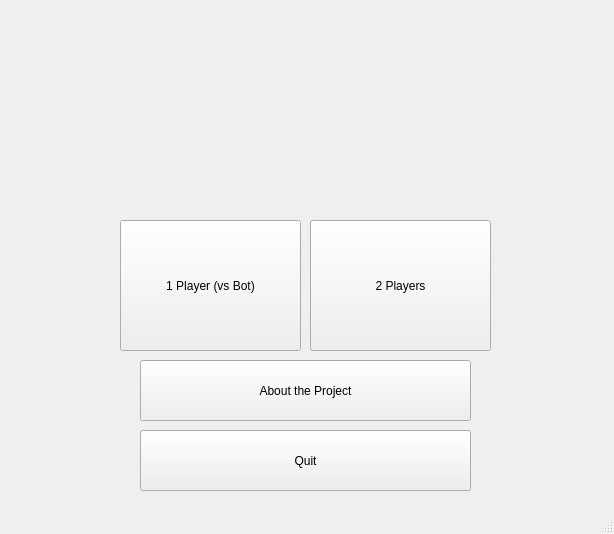
<?xml version="1.0" encoding="UTF-8"?>
<ui version="4.0">
 <class>TitleScreen</class>
 <widget class="QMainWindow" name="TitleScreen">
  <property name="geometry">
   <rect>
    <x>0</x>
    <y>0</y>
    <width>614</width>
    <height>534</height>
   </rect>
  </property>
  <property name="windowTitle">
   <string>MainWindow</string>
  </property>
  <widget class="QWidget" name="centralwidget">
   <widget class="QPushButton" name="Button2Players">
    <property name="geometry">
     <rect>
      <x>310</x>
      <y>220</y>
      <width>181</width>
      <height>131</height>
     </rect>
    </property>
    <property name="cursor">
     <cursorShape>ArrowCursor</cursorShape>
    </property>
    <property name="styleSheet">
     <string notr="true">font: 75 12pt &quot;MS Shell Dlg 2&quot;;</string>
    </property>
    <property name="locale">
     <locale language="English" country="UnitedStates"/>
    </property>
    <property name="text">
     <string>2 Players</string>
    </property>
   </widget>
   <widget class="QPushButton" name="Button1Player">
    <property name="geometry">
     <rect>
      <x>120</x>
      <y>220</y>
      <width>181</width>
      <height>131</height>
     </rect>
    </property>
    <property name="styleSheet">
     <string notr="true">font: 75 12pt &quot;MS Shell Dlg 2&quot;;</string>
    </property>
    <property name="text">
     <string>1 Player (vs Bot)</string>
    </property>
   </widget>
   <widget class="QPushButton" name="info">
    <property name="geometry">
     <rect>
      <x>140</x>
      <y>360</y>
      <width>331</width>
      <height>61</height>
     </rect>
    </property>
    <property name="styleSheet">
     <string notr="true">font: 75 12pt &quot;MS Shell Dlg 2&quot;;</string>
    </property>
    <property name="text">
     <string>About the Project</string>
    </property>
   </widget>
   <widget class="QPushButton" name="quit">
    <property name="geometry">
     <rect>
      <x>140</x>
      <y>430</y>
      <width>331</width>
      <height>61</height>
     </rect>
    </property>
    <property name="styleSheet">
     <string notr="true">font: 75 12pt &quot;MS Shell Dlg 2&quot;;</string>
    </property>
    <property name="text">
     <string>Quit</string>
    </property>
   </widget>
   <widget class="QLabel" name="label">
    <property name="geometry">
     <rect>
      <x>80</x>
      <y>10</y>
      <width>461</width>
      <height>201</height>
     </rect>
    </property>
    <property name="text">
     <string/>
    </property>
    <property name="pixmap">
     <pixmap>../logo.jpg</pixmap>
    </property>
   </widget>
  </widget>
  <widget class="QMenuBar" name="menubar">
   <property name="geometry">
    <rect>
     <x>0</x>
     <y>0</y>
     <width>614</width>
     <height>26</height>
    </rect>
   </property>
  </widget>
  <widget class="QStatusBar" name="statusbar"/>
 </widget>
 <resources/>
 <connections/>
</ui>
